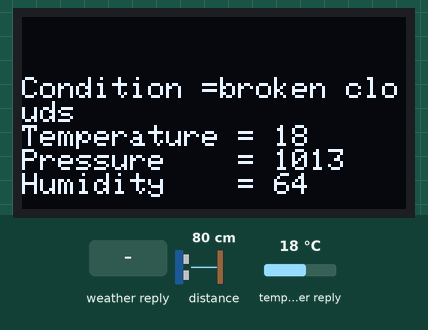
Simulated run of this sketch. Board: ESP32. Parts: 128×64 one-colour display. The inputs (shaded band) are chosen by the test bench; at power-on: temperature in the weather reply 18 °C, distance to the obstacle 80 cm. WiFi joins after 1.5 s; servers stay silent unless stated; random numbers use the default seed unless the sketch sets one; no MQTT or app messages arrive unless stated; web services answer with replies made up by the test bench; what the sketch prints to the serial monitor is not drawn.

Above: at 4.7 s.
4.8 s: temperature in the weather reply set to -14 °C
At 5.5 s:
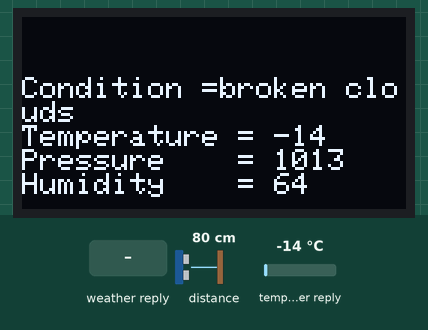
6.4 s: weather in the web reply set to Clear
At 7.3 s:
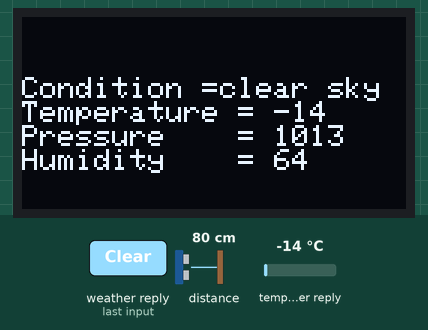
8.2 s: weather in the web reply set to Rain
At 9.1 s:
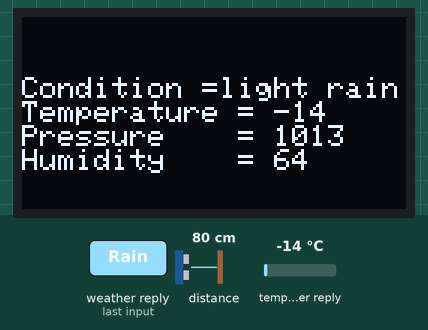
10.0 s: weather in the web reply set to Snow
At 10.9 s:
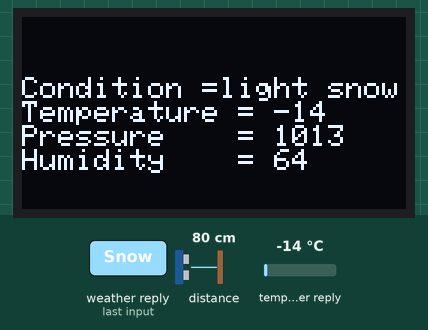
11.8 s: weather in the web reply set to Thunderstorm
At 12.8 s:
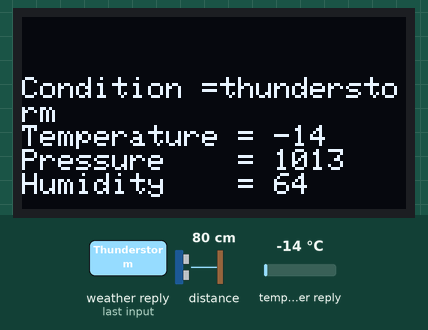
13.6 s: weather in the web reply set to Mist
At 14.6 s:
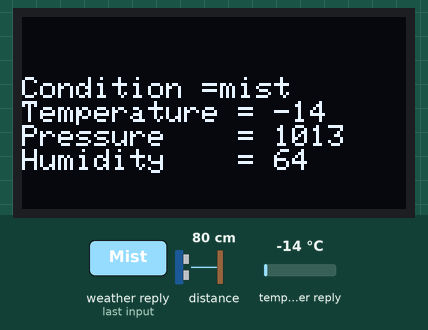
Timing chart, 0 to 16.4 s (numbered marks = the images above; inputs shaded):
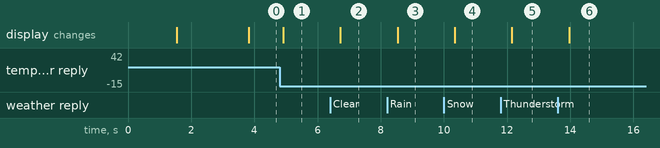

Measured:
- after the input at 4.8 s, the display: changes after 0.11 s (image 1)
- after the input at 6.4 s, the display: changes after 0.32 s (image 2)
- after the input at 8.2 s, the display: changes after 0.33 s (image 3)
- after the input at 10.0 s, the display: changes after 0.35 s (image 4)
- after the input at 11.8 s, the display: changes after 0.36 s (image 5)
- after the input at 13.6 s, the display: changes after 0.37 s (image 6)

The sketch:

Smart_watch_prototype.ino
```cpp
#include <ArduinoJson.h>
#include "Adafruit_VL53L0X.h"
#include <WiFi.h>
#include <HTTPClient.h>
#include <Wire.h>
#include <Adafruit_GFX.h>
#include <Adafruit_SSD1306.h>
#include <PubSubClient.h>

Adafruit_VL53L0X lox = Adafruit_VL53L0X();
#define SCREEN_WIDTH 128 // OLED display width, in pixels
#define SCREEN_HEIGHT 64 // OLED display height, in pixels

// Declaration for an SSD1306 display connected to I2C (SDA, SCL pins)
Adafruit_SSD1306 display(SCREEN_WIDTH, SCREEN_HEIGHT, &Wire, -1);

const char* ssid = "Testing";
const char* password =  "test1234";
const char* mqtt_server = "soldier.cloudmqtt.com";

const String endpoint = "http://api.openweathermap.org/data/2.5/weather?q=Jakarta,IDN&units=metric&APPID=";
const String key = "655ed144f00964157765efc7c5cfe58f";

WiFiClient espClient;
PubSubClient client(espClient);

void setup_wifi() {

  delay(10);
  // We start by connecting to a WiFi network
  Serial.println();
  Serial.print("Connecting to");
  Serial.println(ssid);

  WiFi.begin(ssid, password);

  while (WiFi.status() != WL_CONNECTED) {
    delay(500);
    Serial.print(".");
  }

  randomSeed(micros());

  Serial.println("");
  Serial.println("WiFi connected");
  Serial.println("IP address: ");
  Serial.println(WiFi.localIP());
}

void callback(char* topic, byte* payload, unsigned int length) {
  Serial.print("Message arrived [");
  Serial.print(topic);
  Serial.print("] ");

  for (int i = 0; i < length; i++) {
    Serial.print((char)payload[i]);
  }
  Serial.println();
}

void reconnect() {
  // Loop until we're reconnected
  while (!client.connected()) {
    Serial.print("Attempting MQTT connection...");
    // Create a random client ID
    String clientId = "Client1-";
    clientId += String(random(0xffff), HEX);
    // Attempt to connect
    if (client.connect(clientId.c_str(), "muuntdrr", "LwjsnkExCFwA")) {
      Serial.println("connected");
    } else {
      Serial.print("failed, rc=");
      Serial.print(client.state());
      Serial.println(" try again in 5 seconds");
      // Wait 5 seconds before retrying
      delay(5000);
    }
  }
}

void sendPayload() {
  // Once connected, publish an announcement...
  VL53L0X_RangingMeasurementData_t measure;

  Serial.print("Reading a measurement... ");
  lox.rangingTest(&measure, false); // pass in 'true' to get debug data printout!

  if (measure.RangeStatus != 5)
  { // phase failures have incorrect data
    Serial.print("Distance (cm): ");
    Serial.println(measure.RangeMilliMeter / 10);
  }
  else
  {
    Serial.println(" out of range ");
  }

  char payload[50];
  float measurement1 = measure.RangeMilliMeter / 10;
  sprintf(payload, "%f", measurement1);

  client.publish("outTopic", payload);
}

void setup() {
  Serial.println("Adafruit VL53L0X test");

  if (!lox.begin())
  {
    Serial.println(F("Failed to boot VL53L0X"));
  }

  Serial.println(F("VL53L0X API Simple Ranging example\n\n"));
  Serial.begin(115200);

  setup_wifi();
  client.setServer(mqtt_server, 11487);
  client.setCallback(callback);

  if (!display.begin(SSD1306_SWITCHCAPVCC, 0x3C)) { // Address 0x3D for 128x64
    Serial.println(F("SSD1306 allocation failed"));
  }

  delay(2000);
  display.clearDisplay();

  display.setTextSize(1.5);
  display.setTextColor(WHITE);
  display.setCursor(0, 10);
}

void loop() {
  if (!client.connected()) {
    reconnect();
  }

  client.loop();

  if (WiFi.status() == WL_CONNECTED) { // Check the current connection status
    HTTPClient http;

    http.begin(endpoint + key); // Specify the URL
    int httpCode = http.GET();  // Make the request

    if (httpCode > 0) { // Check for the returning code
      const size_t bufferSize = JSON_ARRAY_SIZE(1) + JSON_OBJECT_SIZE(1) + \
                                2 * JSON_OBJECT_SIZE(2) + JSON_OBJECT_SIZE(4) + \
                                JSON_OBJECT_SIZE(5) + JSON_OBJECT_SIZE(6) + JSON_OBJECT_SIZE(13);

      DynamicJsonDocument doc(bufferSize);
      DeserializationError error = deserializeJson(doc, http.getString()); // Parse JSON object

      if (error) {
        Serial.print(F("deserializeJson() failed: "));
        Serial.println(error.c_str());
      }

      Serial.println(httpCode);

      display.setCursor(0, 20);
      display.printf("Condition =%s\n", doc["weather"][0]["description"].as<char*>());
      display.printf("Temperature = %d\n", doc["main"]["temp"].as<int>());
      display.printf("Pressure    = %d\n", doc["main"]["pressure"].as<int>());
      display.printf("Humidity    = %d\n", doc["main"]["humidity"].as<int>());
      display.display();
    }
    else {
      Serial.println("Error on HTTP request");
    }

    http.end(); // Free the resources
  }

  sendPayload();

  delay(100);
  display.clearDisplay();
  display.setCursor(0, 10);
}
```
